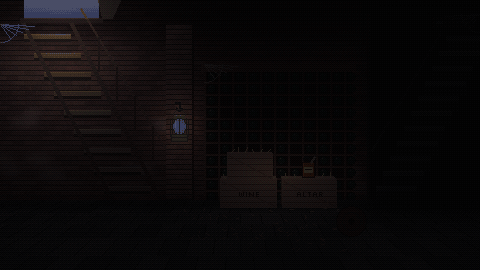
#> input picture assets/art/rooms/mansion_cellar.png, 480 x 270 px
$ python -i expansion_act3.py   (imports and definitions only)
#> lines starting #> are read from the running program, lines starting #| are printed output that depends on the picture; after the words box and inside, x2 and y2 are one past the last pixel; in counts of white or black regions, pixels touching at a corner belong together
### tools/art/common.py
"""Shared painting helpers for the procedural placeholder art."""
from PIL import Image, ImageDraw, ImageFilter, ImageChops, ImageFont
import math
import os
import random

ROOT = os.path.dirname(os.path.dirname(os.path.dirname(os.path.abspath(__file__))))
ART = os.path.join(ROOT, "assets", "art")
FONT = os.path.join(ROOT, "assets", "fonts", "Silkscreen-Regular.ttf")
W, H = 480, 240  # painting area of the 1920s rooms (floor extended towards the camera)
TOP = 30  # ceiling band painted above them; rooms are W x (H + TOP) = 480x270, the full screen
FULL_H = H + TOP
BAYER = [[0, 8, 2, 10], [12, 4, 14, 6], [3, 11, 1, 9], [15, 7, 13, 5]]


def hx(s, a=None):
    s = s.lstrip("#")
    c = (int(s[0:2], 16), int(s[2:4], 16), int(s[4:6], 16))
    return c if a is None else c + (a,)


def clamp(v):
    return 0 if v < 0 else 255 if v > 255 else int(v)


def mix(a, b, t):
    return tuple(int(round(a[i] + (b[i] - a[i]) * t)) for i in range(len(a)))


def mul(c, f):
    return tuple(clamp(c[i] * f) for i in range(3)) + tuple(c[3:])


# [137 lines left out: functions vgrad, hgrad, noise, _mask, light, shadow and 5 more, not called in this run]


PHONE, PHONE_M, PHONE_L, NICKEL = hx("121016"), hx("2c2a34"), hx("5a5664"), hx("c4c4cc")
NICKEL_D, CORD, CORD_L, CARD = hx("7c7c88"), hx("2a1e18"), hx("5a4434"), hx("e8dcc0")


# [126 lines left out: functions braided_cord, candlestick_phone, tall, save, cut, frieze and 2 more, not called in this run]

### tools/art/furniture.py
"""Furniture drawn in the room's one-point perspective, so beds and cabinets stand on the floor at the same
scale as the characters (a man is about 75-85 px tall, i.e. roughly 42-47 px per metre at the back wall).

World units are back-wall pixels: x runs along the wall, y is height above the floor and z is the distance from
the back wall towards the camera."""
from PIL import ImageDraw
from .common import mul


class Room3D:
    def __init__(self, floor, vx, vy, d0=900.0):
        self.floor, self.vx, self.vy, self.d0 = floor, vx, vy, d0

    def s(self, z):
        return self.d0 / (self.d0 - z)

    def P(self, x, y, z):
        s = self.s(z)
        return (self.vx + (x - self.vx) * s, self.vy + (self.floor - self.vy) * s - y * s)

    def quad(self, img, pts, fill, outline=None):
        d = ImageDraw.Draw(img)
        d.polygon([self.P(*p) for p in pts], fill=fill, outline=outline)

    def line(self, img, a, b, fill, width=1):
        ImageDraw.Draw(img).line([self.P(*a), self.P(*b)], fill=fill, width=width)

    # [11 lines left out: function box, not called in this run]

    def front_y(self, z):
        """Screen row (painting coordinates) of the floor at depth z."""
        return self.P(self.vx, 0, z)[1]

### tools/art/expansion_act3.py
"""Act 3 expansion (puzzle 15): the Harrington wine cellar under the kitchen, pitch dark until the storm lantern is
filled and lit, then the bootleggers' service stair up to the old man's study bar; the kitchen's cellar trapdoor and the
study bar-panel hatch (patched onto the committed mansion rooms, so mansion.py and its pixel tests are untouched); and
the lantern / kerosene icons.

The cellar is painted once per state and the state overlays are cut against the dark base (see act2_rooms.overlay)."""
import math
import os
import random
import numpy as np
from PIL import Image, ImageDraw, ImageChops, ImageFilter
from .common import ART, W, FULL_H, hx, mix, mul, vgrad, noise, light, shadow, vignette, palette_of, pixelize, save, text
from .act2_rooms import bricks, overlay
from .mansion import grade, flagstones, _flame, _smoke
from .furniture import Room3D
from .items import _icon

H = FULL_H
CFL = 200  # where the cellar's back wall meets the floor

LANTERN_HOOK = (179, 108)
STAIR_NAIL = (388, 140)
CAN = (305, 26, 46)  # world position of the kerosene can on the crates
# the lying barrel of whiskey, in cellar (Room3D) world units: centre of its footprint on the floor (x, z), length,
# head and belly radii, the chocks' lift, and its axis heading at 45 degrees, from the tail at the back left to the
# head and spigot turned out to the room at the front right
BARREL = (318.0, 236.0, 44.0, 11.0, 13.0, 2.0, 45.0)
CELLAR_FIRE_FRAMES = 8


# ------------------------------------------------------------------------------------------------ CELLAR

# [72 lines left out: functions _storm_lantern, _kerosene_can, not called in this run]


WHISKEY_D, WHISKEY, WHISKEY_L = hx("6a3410"), hx("b06a1c"), hx("f0c060")


class _Barrel:
    """The barrel's geometry in the cellar's perspective: its frame, the bulge of the staves and the spigot."""

    def __init__(self, x, z, length, r_end, r_mid, lift, heading):
        a = math.radians(heading)
        self.R = Room3D(CFL, 240, 100)
        self.len, self.r_end, self.r_mid = length, r_end, r_mid
        self.A = np.array([math.cos(a), 0.0, math.sin(a)])  # along the axis, tail to head
        self.N = np.array([math.sin(a), 0.0, -math.cos(a)])  # level, across the axis
        self.UP = np.array([0.0, 1.0, 0.0])
        self.C = np.array([x, lift + r_mid, z])

    def proj(self, p):
        p = np.asarray(p, float)
        s = self.R.s(p[..., 2])
        return np.stack([self.R.vx + (p[..., 0] - self.R.vx) * s, self.R.vy + (self.R.floor - self.R.vy) * s
                         - p[..., 1] * s], -1)

    def radius(self, u):
        t = 2 * u / self.len
        return self.r_end + (self.r_mid - self.r_end) * (1 - t * t)

    def top(self, u):
        """Screen point on the crown of the staves at u along the axis."""
        return self.proj(self.C + self.A * u + self.UP * self.radius(u) * 0.97)

    def spigot(self):
        base = self.C + self.A * self.len / 2 - self.UP * self.r_end * 0.5
        return base, base + self.A * 4.5

    def floor_under(self, p):
        return self.proj(np.array([p[0], 0.0, p[2]]))

    def footprint(self, pad=2.0):
        return [self.floor_under(self.C + s1 * self.A * (self.len / 2 + pad) + s2 * self.N * (self.r_mid + pad))
                for s1, s2 in ((-1, -1), (1, -1), (1, 1), (-1, 1))]


GEO = _Barrel(*BARREL)
BARREL_FEET = int(round(max(p[1] for p in GEO.footprint(0)))) - 2  # the floor row at its front, its y-sort point
_t = GEO.floor_under(GEO.spigot()[1])
POOL = (int(round(_t[0])) + 8, int(round(_t[1])) + 2)  # centre of the whiskey pool, spreading out under the tap
LIGHT = np.array([-0.45, 0.75, 0.5]) / np.linalg.norm([-0.45, 0.75, 0.5])


def _zsplat(zbuf, col, pts, rgb, g):
    """Projects surface samples into the frame, keeping the nearest (largest z) sample at every pixel."""
    h, w = zbuf.shape
    xy = np.rint(g.proj(pts)).astype(int)
    z = pts[:, 2]
    ok = (xy[:, 0] >= 0) & (xy[:, 0] < w) & (xy[:, 1] >= 0) & (xy[:, 1] < h)
    xy, z, rgb = xy[ok], z[ok], rgb[ok]
    idx = xy[:, 1] * w + xy[:, 0]
    order = np.lexsort((z, idx))
    idx, z, rgb = idx[order], z[order], rgb[order]
    last = np.r_[idx[1:] != idx[:-1], True]
    idx, z, rgb = idx[last], z[last], rgb[last]
    zf, cf = zbuf.reshape(-1), col.reshape(-1, 3)
    near = z >= zf[idx]
    zf[idx[near]] = z[near]
    cf[idx[near]] = rgb[near]


def _lying_barrel(img, open=False, g=GEO):
    """An oak barrel on its side on two chocks, modelled in the cellar's own perspective with its axis at 45 degrees
    across the floor: bulging staves shaded round the belly, iron hoops, the bung on top, and the head (boards, the
    chime's shadow and a brass spigot) turned out to the room. Opened, the spigot is turned along the pipe and the old
    man's whiskey runs out of it in a thin amber rope."""
    w, h = img.size
    zbuf = np.full((h, w), -1e9)
    col = np.zeros((h, w, 3))
    oak_l, oak_d = np.array(hx("b07e4e"), float), np.array(hx("2e1c10"), float)
    iron, iron_l = np.array(hx("26262a"), float), np.array(hx("7a7a84"), float)
    tone = 1 + 0.07 * np.random.default_rng(7).standard_normal(20)
    # ---- the staves ----
    U, T = np.meshgrid(np.arange(-g.len / 2, g.len / 2 + 0.01, 0.2), np.arange(0, 2 * math.pi, 0.012))
    U, T = U.ravel(), T.ravel()
    nrm = np.cos(T)[:, None] * g.N + np.sin(T)[:, None] * g.UP
    pts = g.C + U[:, None] * g.A + g.radius(U)[:, None] * nrm
    lam = np.clip(nrm @ LIGHT, 0, 1)
    sv = T * 20 / (2 * math.pi)
    k = np.clip((0.18 + 0.95 * lam) * tone[sv.astype(int) % 20], 0, 1)
    rgb = oak_d + (oak_l - oak_d) * k[:, None]
    rgb[sv % 1 < 0.1] *= 0.55  # the joints between the staves
    au = np.abs(U)
    hoop = ((au > g.len / 2 - 3.6) & (au < g.len / 2 - 1.6)) | ((au > g.len / 2 - 10.5) & (au < g.len / 2 - 8.5))
    rgb[hoop] = (iron + (iron_l - iron) * (lam ** 3)[:, None])[hoop]
    rgb[(au < 1.4) & (np.abs(T - math.radians(100)) < 0.12)] = hx("2a180c")  # the bung
    _zsplat(zbuf, col, pts, rgb, g)
    # ---- the head, set a little inside the chime ----
    Rh, Th = np.meshgrid(np.arange(0, g.r_end, 0.15), np.arange(0, 2 * math.pi, 0.01))
    Rh, Th = Rh.ravel(), Th.ravel()
    lx, ly = Rh * np.cos(Th), Rh * np.sin(Th)
    pts = g.C + g.A * (g.len / 2 - 0.8) + lx[:, None] * g.N + ly[:, None] * g.UP
    kh = min(1.0, 0.43 + 0.95 * max(0.0, float(g.A @ LIGHT)))
    rgb = np.tile(np.array(mix(hx("2e1c10"), hx("9a6c40"), kh), float), (len(Rh), 1))
    rgb[np.abs((lx / g.r_end * 2.5) % 1 - 0.5) > 0.42] *= 0.55  # the boards of the head
    rgb[Rh > g.r_end - 1.6] *= 0.6  # the chime's shadow
    rgb *= (1 - 0.18 * ly / g.r_end)[:, None]
    _zsplat(zbuf, col, pts, rgb, g)
    # ---- its shadow, and the chocks under it ----
    m = Image.new("L", img.size, 0)
    ImageDraw.Draw(m).polygon([tuple(p) for p in g.footprint()], fill=170)
    m = m.filter(ImageFilter.GaussianBlur(3))
    img.paste(Image.composite(ImageChops.multiply(img, Image.new("RGB", img.size, (0, 0, 0))), img, m))
    d = ImageDraw.Draw(img)
    faces = ((0, 2, 6, 4), (1, 3, 7, 5), (0, 1, 5, 4), (2, 3, 7, 6), (0, 1, 3, 2), (4, 5, 7, 6))
    fcol = [hx(c) for c in ("4a3420", "6a4a2c", "5a4026", "3a2818", "5a4026", "7a5834")]
    for uc in (-g.len * 0.3, g.len * 0.3):
        pts = []
        for s1 in (-1, 1):
            for s2 in (-1, 1):
                q = g.C + g.A * (uc + 2.5 * s1) + g.N * (g.r_mid * 0.95 * s2)
                pts += [np.array([q[0], 0.0, q[2]]), np.array([q[0], 4.0, q[2]])]
        for fi in sorted(range(6), key=lambda i: np.mean([pts[j][2] for j in faces[i]])):
            d.polygon([tuple(g.proj(pts[j])) for j in faces[fi]], fill=fcol[fi], outline=hx("22160a"))
    arr = np.asarray(img).copy()
    hit = zbuf > -1e8
    arr[hit] = np.clip(col[hit], 0, 255).astype(np.uint8)
    img.paste(Image.fromarray(arr))
    # ---- the brass spigot ----
    d = ImageDraw.Draw(img)
    b0, t0 = g.spigot()
    pb, pt = g.proj(b0), g.proj(t0)
    d.line([tuple(pb), tuple(pt)], fill=hx("c89a40"), width=3)
    d.line([(pb[0], pb[1] - 1), (pt[0], pt[1] - 1)], fill=hx("f0d080"))
    d.ellipse([pb[0] - 2, pb[1] - 2, pb[0] + 2, pb[1] + 2], outline=hx("5a3a1a"))  # its flange on the head
    tap = g.proj(t0 - g.UP * 2.5)
    d.line([tuple(pt), tuple(tap)], fill=hx("806020"))
    if open:
        hp = g.proj(t0 + g.UP * 2 - g.A * 1.2)
        d.line([tuple(hp), (hp[0] + 2, hp[1])], fill=hx("d8b060"))  # the handle, turned along the pipe
        y0, y1 = int(tap[1]) + 1, int(g.floor_under(t0)[1])
        for y in range(y0, y1 + 1):  # the whiskey, falling and fanning out as it nears the flags
            f = (y - y0) / max(1, y1 - y0)
            x = tap[0] + 1.5 * f * f
            d.line([(x - 0.4 * f, y), (x + 0.5 + 0.8 * f, y)], fill=WHISKEY)
            if y % 3 == 0:
                d.point((int(x), y), fill=WHISKEY_L)
    else:
        d.point((tap[0], tap[1] + 2), fill=WHISKEY)  # a drip of the old man's whiskey


# [587 lines left out: functions _whiskey_pool, _cellar_fire, _cobweb, _kitchen_hatch, _stores, _kitchen_stair and 6 more, not called in this run]


KITCHEN = Room3D(204, 240, 100)  # mansion.paint_kitchen's projection
KITCHEN_HATCH = (252, 330, 150, 220)  # world x0, x1, z0, z1 of the trapdoor on the kitchen floor


# [114 lines left out: functions _kitchen_trapdoor, _kitchen_box, _study_hatch, lantern, kerosene, _glow and 2 more, not called in this run]

>>> from PIL import Image
>>> picture = Image.open('../../assets/art/rooms/mansion_cellar.png')
#> picture is the input picture: PIL image 480x270 RGB; mean R, G, B 11.6, 9.2, 9.8
>>> result = _lying_barrel(picture)
#> in _lying_barrel, `_zsplat(zbuf, col, pts, rgb, g)`:
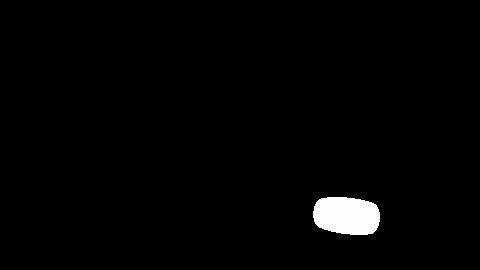
#> zbuf: shape (270, 480) float64; min -1e+09, max 259.3, mean -983449070; drawn with min black and max white
#> in _lying_barrel, `_zsplat(zbuf, col, pts, rgb, g)`: zbuf: shape (270, 480) float64; 0.3% of pixels changed, all inside (x1, y1, x2, y2) = (362, 204, 379, 233)
#> in _lying_barrel, `m = Image.new("L", img.size, 0)`: m: PIL image 480x270 L; every value is 0
#> in _lying_barrel, `ImageDraw.Draw(m).polygon([tuple(p) for p in g.footprint()], fill=170)`:
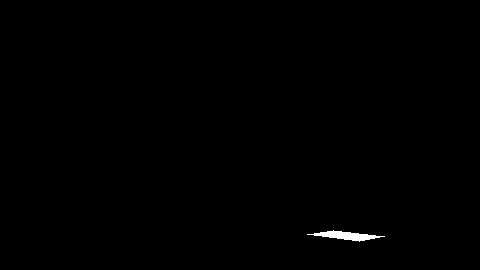
#> m: PIL image 480x270 L; values 0 (black) and 170 (white), 0.31% white; 1 white region, box (x1, y1, x2, y2) and area: (307, 230, 385, 242) 407
#> in _lying_barrel, `arr[hit] = np.clip(col[hit], 0, 255).astype(np.uint8)`:
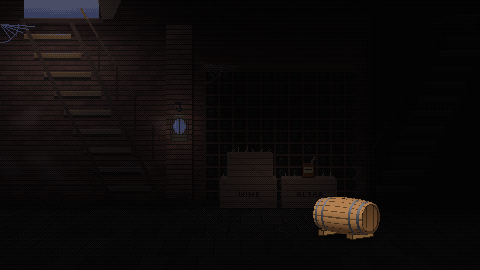
#> arr: shape (270, 480, 3); mean R, G, B 13.5, 10.6, 10.7
#> in _lying_barrel, `b0, t0 = g.spigot()`: b0 = [333.6, 9.5, 251.6]; t0 = [336.7, 9.5, 254.7]
#> in _lying_barrel, `pb, pt = g.proj(b0), g.proj(t0)`: pb = [369.9, 225.6]; pt = [374.9, 226.2]
#> in _lying_barrel, `tap = g.proj(t0 - g.UP * 2.5)`: tap = [374.9, 229.7]
